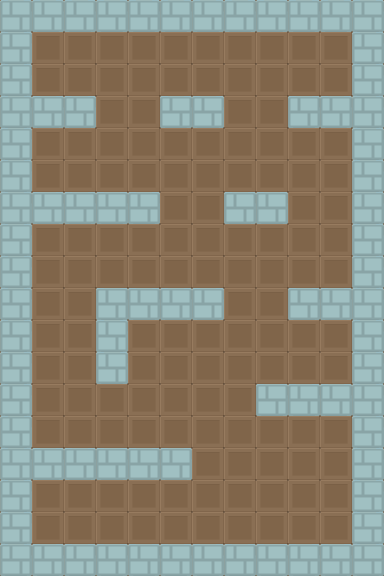

Tiled map render using the project's own tile images. Description and the map definition, with tile-layer contents summarised, below:
An orthogonal 12x18 tile map with 32x32 px tiles, 2 tile layers (fundo, colisao), 2 tilesets and 14 objects.

<map version="1.2" tiledversion="1.2.4" orientation="orthogonal" renderorder="right-down" width="12" height="18" tilewidth="32" tileheight="32" infinite="0" nextlayerid="4" nextobjectid="16">
 <tileset firstgid="1" name="blocos" tilewidth="32" tileheight="32" tilecount="8" columns="2">
  <image source="../images/blocos.png" width="64" height="128" />
 </tileset>
 <tileset firstgid="9" name="blockx64" tilewidth="32" tileheight="32" tilecount="36" columns="6">
  <image source="../images/blockx64.png" width="192" height="192" />
 </tileset>
 <layer id="2" name="fundo" width="12" height="18" locked="1">
  <data>[216 cells, 216 non-empty, 1 distinct tile ids]</data>
 </layer>
 <layer id="1" name="colisao" width="12" height="18" locked="1">
  <data>[216 cells, 84 non-empty, 1 distinct tile ids]</data>
 </layer>
 <objectgroup id="3" name="colisao" locked="1">
  <object id="1" x="2" y="1" width="350" height="30" />
  <object id="2" x="1" y="34" width="29" height="540" />
  <object id="3" x="32" y="97" width="63" height="30" />
  <object id="4" x="161" y="97" width="62" height="30" />
  <object id="5" x="289" y="97" width="61" height="31" />
  <object id="6" x="353" y="1" width="30" height="542" />
  <object id="7" x="33" y="193" width="126" height="30" />
  <object id="8" x="224" y="192" width="63" height="31" />
  <object id="9" x="130" y="289" width="93" height="30" />
  <object id="10" x="98" y="290" width="29" height="92" />
  <object id="11" x="257" y="384" width="95" height="31" />
  <object id="12" x="33" y="544" width="349" height="31" />
  <object id="14" x="32" y="448" width="159" height="31" />
  <object id="15" x="289" y="289" width="63" height="30" />
 </objectgroup>
</map>
